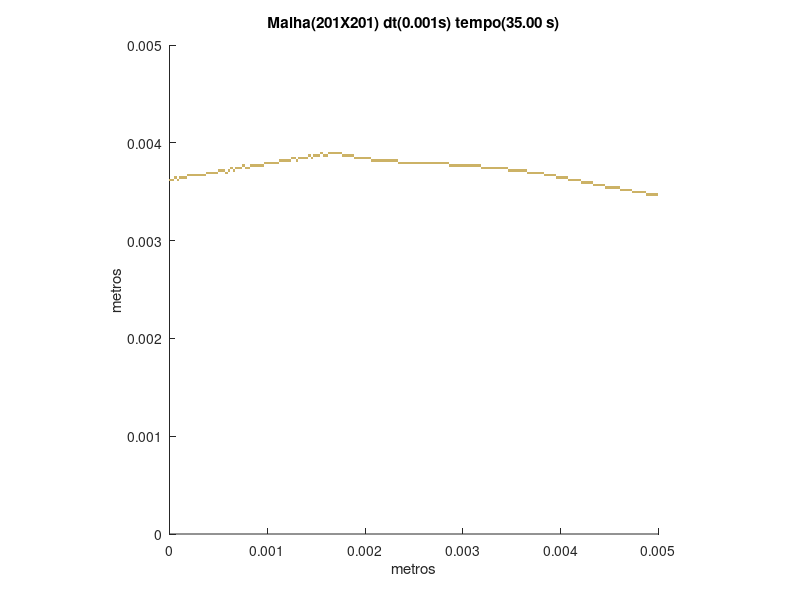

Source code (MATLAB):
set (gca,'PlotBoxAspectRatio',[1 1 1],'Xlim',[0,0.005],'Ylim',[0,0.005])
hold on
title('Malha(201X201) dt(0.001s) tempo(35.00 s)')
hold on
ylabel('metros')
hold on
xlabel('metros')
hold on

fill([0.00487562189054726 0.00487562189054726 0.00490049751243781 0.00490049751243781],[0.00345771144278607 0.00348258706467662 0.00348258706467662 0.00345771144278607],[0.8,0.7,0.4],'LineStyle','none')

fill([0.00490049751243781 0.00490049751243781 0.00492537313432836 0.00492537313432836],[0.00345771144278607 0.00348258706467662 0.00348258706467662 0.00345771144278607],[0.8,0.7,0.4],'LineStyle','none')

fill([0.00492537313432836 0.00492537313432836 0.00495024875621891 0.00495024875621891],[0.00345771144278607 0.00348258706467662 0.00348258706467662 0.00345771144278607],[0.8,0.7,0.4],'LineStyle','none')

fill([0.00495024875621891 0.00495024875621891 0.00497512437810945 0.00497512437810945],[0.00345771144278607 0.00348258706467662 0.00348258706467662 0.00345771144278607],[0.8,0.7,0.4],'LineStyle','none')

fill([0.00497512437810945 0.00497512437810945 0.005 0.005],[0.00345771144278607 0.00348258706467662 0.00348258706467662 0.00345771144278607],[0.8,0.7,0.4],'LineStyle','none')

fill([0.00472636815920398 0.00472636815920398 0.00475124378109453 0.00475124378109453],[0.00348258706467662 0.00350746268656716 0.00350746268656716 0.00348258706467662],[0.8,0.7,0.4],'LineStyle','none')

fill([0.00475124378109453 0.00475124378109453 0.00477611940298507 0.00477611940298507],[0.00348258706467662 0.00350746268656716 0.00350746268656716 0.00348258706467662],[0.8,0.7,0.4],'LineStyle','none')

fill([0.00477611940298507 0.00477611940298507 0.00480099502487562 0.00480099502487562],[0.00348258706467662 0.00350746268656716 0.00350746268656716 0.00348258706467662],[0.8,0.7,0.4],'LineStyle','none')

fill([0.00480099502487562 0.00480099502487562 0.00482587064676617 0.00482587064676617],[0.00348258706467662 0.00350746268656716 0.00350746268656716 0.00348258706467662],[0.8,0.7,0.4],'LineStyle','none')

fill([0.00482587064676617 0.00482587064676617 0.00485074626865672 0.00485074626865672],[0.00348258706467662 0.00350746268656716 0.00350746268656716 0.00348258706467662],[0.8,0.7,0.4],'LineStyle','none')

fill([0.00485074626865672 0.00485074626865672 0.00487562189054726 0.00487562189054726],[0.00348258706467662 0.00350746268656716 0.00350746268656716 0.00348258706467662],[0.8,0.7,0.4],'LineStyle','none')

fill([0.00460199004975124 0.00460199004975124 0.00462686567164179 0.00462686567164179],[0.00350746268656716 0.00353233830845771 0.00353233830845771 0.00350746268656716],[0.8,0.7,0.4],'LineStyle','none')

fill([0.00462686567164179 0.00462686567164179 0.00465174129353234 0.00465174129353234],[0.00350746268656716 0.00353233830845771 0.00353233830845771 0.00350746268656716],[0.8,0.7,0.4],'LineStyle','none')

fill([0.00465174129353234 0.00465174129353234 0.00467661691542289 0.00467661691542289],[0.00350746268656716 0.00353233830845771 0.00353233830845771 0.00350746268656716],[0.8,0.7,0.4],'LineStyle','none')

fill([0.00467661691542289 0.00467661691542289 0.00470149253731343 0.00470149253731343],[0.00350746268656716 0.00353233830845771 0.00353233830845771 0.00350746268656716],[0.8,0.7,0.4],'LineStyle','none')

fill([0.00470149253731343 0.00470149253731343 0.00472636815920398 0.00472636815920398],[0.00350746268656716 0.00353233830845771 0.00353233830845771 0.00350746268656716],[0.8,0.7,0.4],'LineStyle','none')

fill([0.00445273631840796 0.00445273631840796 0.00447761194029851 0.00447761194029851],[0.00353233830845771 0.00355721393034826 0.00355721393034826 0.00353233830845771],[0.8,0.7,0.4],'LineStyle','none')

fill([0.00447761194029851 0.00447761194029851 0.00450248756218905 0.00450248756218905],[0.00353233830845771 0.00355721393034826 0.00355721393034826 0.00353233830845771],[0.8,0.7,0.4],'LineStyle','none')

fill([0.00450248756218905 0.00450248756218905 0.0045273631840796 0.0045273631840796],[0.00353233830845771 0.00355721393034826 0.00355721393034826 0.00353233830845771],[0.8,0.7,0.4],'LineStyle','none')

fill([0.0045273631840796 0.0045273631840796 0.00455223880597015 0.00455223880597015],[0.00353233830845771 0.00355721393034826 0.00355721393034826 0.00353233830845771],[0.8,0.7,0.4],'LineStyle','none')

fill([0.00455223880597015 0.00455223880597015 0.0045771144278607 0.0045771144278607],[0.00353233830845771 0.00355721393034826 0.00355721393034826 0.00353233830845771],[0.8,0.7,0.4],'LineStyle','none')

fill([0.0045771144278607 0.0045771144278607 0.00460199004975124 0.00460199004975124],[0.00353233830845771 0.00355721393034826 0.00355721393034826 0.00353233830845771],[0.8,0.7,0.4],'LineStyle','none')

fill([0.00432835820895522 0.00432835820895522 0.00435323383084577 0.00435323383084577],[0.00355721393034826 0.00358208955223881 0.00358208955223881 0.00355721393034826],[0.8,0.7,0.4],'LineStyle','none')

fill([0.00435323383084577 0.00435323383084577 0.00437810945273632 0.00437810945273632],[0.00355721393034826 0.00358208955223881 0.00358208955223881 0.00355721393034826],[0.8,0.7,0.4],'LineStyle','none')

fill([0.00437810945273632 0.00437810945273632 0.00440298507462687 0.00440298507462687],[0.00355721393034826 0.00358208955223881 0.00358208955223881 0.00355721393034826],[0.8,0.7,0.4],'LineStyle','none')

fill([0.00440298507462687 0.00440298507462687 0.00442786069651741 0.00442786069651741],[0.00355721393034826 0.00358208955223881 0.00358208955223881 0.00355721393034826],[0.8,0.7,0.4],'LineStyle','none')

fill([0.00442786069651741 0.00442786069651741 0.00445273631840796 0.00445273631840796],[0.00355721393034826 0.00358208955223881 0.00358208955223881 0.00355721393034826],[0.8,0.7,0.4],'LineStyle','none')

fill([0.00420398009950249 0.00420398009950249 0.00422885572139303 0.00422885572139303],[0.00358208955223881 0.00360696517412935 0.00360696517412935 0.00358208955223881],[0.8,0.7,0.4],'LineStyle','none')

fill([0.00422885572139303 0.00422885572139303 0.00425373134328358 0.00425373134328358],[0.00358208955223881 0.00360696517412935 0.00360696517412935 0.00358208955223881],[0.8,0.7,0.4],'LineStyle','none')

fill([0.00425373134328358 0.00425373134328358 0.00427860696517413 0.00427860696517413],[0.00358208955223881 0.00360696517412935 0.00360696517412935 0.00358208955223881],[0.8,0.7,0.4],'LineStyle','none')

fill([0.00427860696517413 0.00427860696517413 0.00430348258706468 0.00430348258706468],[0.00358208955223881 0.00360696517412935 0.00360696517412935 0.00358208955223881],[0.8,0.7,0.4],'LineStyle','none')

fill([0.00430348258706468 0.00430348258706468 0.00432835820895522 0.00432835820895522],[0.00358208955223881 0.00360696517412935 0.00360696517412935 0.00358208955223881],[0.8,0.7,0.4],'LineStyle','none')

fill([0 0 2.48756218905473E-05 2.48756218905473E-05],[0.00360696517412935 0.0036318407960199 0.0036318407960199 0.00360696517412935],[0.8,0.7,0.4],'LineStyle','none')

fill([2.48756218905473E-05 2.48756218905473E-05 4.97512437810945E-05 4.97512437810945E-05],[0.00360696517412935 0.0036318407960199 0.0036318407960199 0.00360696517412935],[0.8,0.7,0.4],'LineStyle','none')

fill([7.46268656716418E-05 7.46268656716418E-05 9.95024875621891E-05 9.95024875621891E-05],[0.00360696517412935 0.0036318407960199 0.0036318407960199 0.00360696517412935],[0.8,0.7,0.4],'LineStyle','none')

fill([0.00407960199004975 0.00407960199004975 0.0041044776119403 0.0041044776119403],[0.00360696517412935 0.0036318407960199 0.0036318407960199 0.00360696517412935],[0.8,0.7,0.4],'LineStyle','none')

fill([0.0041044776119403 0.0041044776119403 0.00412935323383085 0.00412935323383085],[0.00360696517412935 0.0036318407960199 0.0036318407960199 0.00360696517412935],[0.8,0.7,0.4],'LineStyle','none')

fill([0.00412935323383085 0.00412935323383085 0.00415422885572139 0.00415422885572139],[0.00360696517412935 0.0036318407960199 0.0036318407960199 0.00360696517412935],[0.8,0.7,0.4],'LineStyle','none')

fill([0.00415422885572139 0.00415422885572139 0.00417910447761194 0.00417910447761194],[0.00360696517412935 0.0036318407960199 0.0036318407960199 0.00360696517412935],[0.8,0.7,0.4],'LineStyle','none')

fill([0.00417910447761194 0.00417910447761194 0.00420398009950249 0.00420398009950249],[0.00360696517412935 0.0036318407960199 0.0036318407960199 0.00360696517412935],[0.8,0.7,0.4],'LineStyle','none')

fill([4.97512437810945E-05 4.97512437810945E-05 7.46268656716418E-05 7.46268656716418E-05],[0.0036318407960199 0.00365671641791045 0.00365671641791045 0.0036318407960199],[0.8,0.7,0.4],'LineStyle','none')

fill([9.95024875621891E-05 9.95024875621891E-05 0.000124378109452736 0.000124378109452736],[0.0036318407960199 0.00365671641791045 0.00365671641791045 0.0036318407960199],[0.8,0.7,0.4],'LineStyle','none')

fill([0.000124378109452736 0.000124378109452736 0.000149253731343284 0.000149253731343284],[0.0036318407960199 0.00365671641791045 0.00365671641791045 0.0036318407960199],[0.8,0.7,0.4],'LineStyle','none')

fill([0.000149253731343284 0.000149253731343284 0.000174129353233831 0.000174129353233831],[0.0036318407960199 0.00365671641791045 0.00365671641791045 0.0036318407960199],[0.8,0.7,0.4],'LineStyle','none')

fill([0.00395522388059701 0.00395522388059701 0.00398009950248756 0.00398009950248756],[0.0036318407960199 0.00365671641791045 0.00365671641791045 0.0036318407960199],[0.8,0.7,0.4],'LineStyle','none')

fill([0.00398009950248756 0.00398009950248756 0.00400497512437811 0.00400497512437811],[0.0036318407960199 0.00365671641791045 0.00365671641791045 0.0036318407960199],[0.8,0.7,0.4],'LineStyle','none')

fill([0.00400497512437811 0.00400497512437811 0.00402985074626866 0.00402985074626866],[0.0036318407960199 0.00365671641791045 0.00365671641791045 0.0036318407960199],[0.8,0.7,0.4],'LineStyle','none')

fill([0.00402985074626866 0.00402985074626866 0.0040547263681592 0.0040547263681592],[0.0036318407960199 0.00365671641791045 0.00365671641791045 0.0036318407960199],[0.8,0.7,0.4],'LineStyle','none')

fill([0.0040547263681592 0.0040547263681592 0.00407960199004975 0.00407960199004975],[0.0036318407960199 0.00365671641791045 0.00365671641791045 0.0036318407960199],[0.8,0.7,0.4],'LineStyle','none')

fill([0.000174129353233831 0.000174129353233831 0.000199004975124378 0.000199004975124378],[0.00365671641791045 0.003681592039801 0.003681592039801 0.00365671641791045],[0.8,0.7,0.4],'LineStyle','none')

fill([0.000199004975124378 0.000199004975124378 0.000223880597014925 0.000223880597014925],[0.00365671641791045 0.003681592039801 0.003681592039801 0.00365671641791045],[0.8,0.7,0.4],'LineStyle','none')

fill([0.000223880597014925 0.000223880597014925 0.000248756218905473 0.000248756218905473],[0.00365671641791045 0.003681592039801 0.003681592039801 0.00365671641791045],[0.8,0.7,0.4],'LineStyle','none')

fill([0.000248756218905473 0.000248756218905473 0.00027363184079602 0.00027363184079602],[0.00365671641791045 0.003681592039801 0.003681592039801 0.00365671641791045],[0.8,0.7,0.4],'LineStyle','none')

fill([0.00027363184079602 0.00027363184079602 0.000298507462686567 0.000298507462686567],[0.00365671641791045 0.003681592039801 0.003681592039801 0.00365671641791045],[0.8,0.7,0.4],'LineStyle','none')

fill([0.000298507462686567 0.000298507462686567 0.000323383084577114 0.000323383084577114],[0.00365671641791045 0.003681592039801 0.003681592039801 0.00365671641791045],[0.8,0.7,0.4],'LineStyle','none')

fill([0.000323383084577114 0.000323383084577114 0.000348258706467662 0.000348258706467662],[0.00365671641791045 0.003681592039801 0.003681592039801 0.00365671641791045],[0.8,0.7,0.4],'LineStyle','none')

fill([0.000348258706467662 0.000348258706467662 0.000373134328358209 0.000373134328358209],[0.00365671641791045 0.003681592039801 0.003681592039801 0.00365671641791045],[0.8,0.7,0.4],'LineStyle','none')

fill([0.00383084577114428 0.00383084577114428 0.00385572139303483 0.00385572139303483],[0.00365671641791045 0.003681592039801 0.003681592039801 0.00365671641791045],[0.8,0.7,0.4],'LineStyle','none')

fill([0.00385572139303483 0.00385572139303483 0.00388059701492537 0.00388059701492537],[0.00365671641791045 0.003681592039801 0.003681592039801 0.00365671641791045],[0.8,0.7,0.4],'LineStyle','none')

fill([0.00388059701492537 0.00388059701492537 0.00390547263681592 0.00390547263681592],[0.00365671641791045 0.003681592039801 0.003681592039801 0.00365671641791045],[0.8,0.7,0.4],'LineStyle','none')

fill([0.00390547263681592 0.00390547263681592 0.00393034825870647 0.00393034825870647],[0.00365671641791045 0.003681592039801 0.003681592039801 0.00365671641791045],[0.8,0.7,0.4],'LineStyle','none')

fill([0.00393034825870647 0.00393034825870647 0.00395522388059701 0.00395522388059701],[0.00365671641791045 0.003681592039801 0.003681592039801 0.00365671641791045],[0.8,0.7,0.4],'LineStyle','none')

fill([0.000373134328358209 0.000373134328358209 0.000398009950248756 0.000398009950248756],[0.003681592039801 0.00370646766169154 0.00370646766169154 0.003681592039801],[0.8,0.7,0.4],'LineStyle','none')

fill([0.000398009950248756 0.000398009950248756 0.000422885572139303 0.000422885572139303],[0.003681592039801 0.00370646766169154 0.00370646766169154 0.003681592039801],[0.8,0.7,0.4],'LineStyle','none')

fill([0.000422885572139303 0.000422885572139303 0.000447761194029851 0.000447761194029851],[0.003681592039801 0.00370646766169154 0.00370646766169154 0.003681592039801],[0.8,0.7,0.4],'LineStyle','none')

fill([0.000447761194029851 0.000447761194029851 0.000472636815920398 0.000472636815920398],[0.003681592039801 0.00370646766169154 0.00370646766169154 0.003681592039801],[0.8,0.7,0.4],'LineStyle','none')

fill([0.000472636815920398 0.000472636815920398 0.000497512437810945 0.000497512437810945],[0.003681592039801 0.00370646766169154 0.00370646766169154 0.003681592039801],[0.8,0.7,0.4],'LineStyle','none')

fill([0.000572139303482587 0.000572139303482587 0.000597014925373134 0.000597014925373134],[0.003681592039801 0.00370646766169154 0.00370646766169154 0.003681592039801],[0.8,0.7,0.4],'LineStyle','none')

fill([0.00365671641791045 0.00365671641791045 0.003681592039801 0.003681592039801],[0.003681592039801 0.00370646766169154 0.00370646766169154 0.003681592039801],[0.8,0.7,0.4],'LineStyle','none')

fill([0.003681592039801 0.003681592039801 0.00370646766169154 0.00370646766169154],[0.003681592039801 0.00370646766169154 0.00370646766169154 0.003681592039801],[0.8,0.7,0.4],'LineStyle','none')

fill([0.00370646766169154 0.00370646766169154 0.00373134328358209 0.00373134328358209],[0.003681592039801 0.00370646766169154 0.00370646766169154 0.003681592039801],[0.8,0.7,0.4],'LineStyle','none')

fill([0.00373134328358209 0.00373134328358209 0.00375621890547264 0.00375621890547264],[0.003681592039801 0.00370646766169154 0.00370646766169154 0.003681592039801],[0.8,0.7,0.4],'LineStyle','none')

fill([0.00375621890547264 0.00375621890547264 0.00378109452736318 0.00378109452736318],[0.003681592039801 0.00370646766169154 0.00370646766169154 0.003681592039801],[0.8,0.7,0.4],'LineStyle','none')

fill([0.00378109452736318 0.00378109452736318 0.00380597014925373 0.00380597014925373],[0.003681592039801 0.00370646766169154 0.00370646766169154 0.003681592039801],[0.8,0.7,0.4],'LineStyle','none')

fill([0.00380597014925373 0.00380597014925373 0.00383084577114428 0.00383084577114428],[0.003681592039801 0.00370646766169154 0.00370646766169154 0.003681592039801],[0.8,0.7,0.4],'LineStyle','none')

fill([0.000497512437810945 0.000497512437810945 0.000522388059701492 0.000522388059701492],[0.00370646766169154 0.00373134328358209 0.00373134328358209 0.00370646766169154],[0.8,0.7,0.4],'LineStyle','none')

fill([0.000522388059701492 0.000522388059701492 0.00054726368159204 0.00054726368159204],[0.00370646766169154 0.00373134328358209 0.00373134328358209 0.00370646766169154],[0.8,0.7,0.4],'LineStyle','none')

fill([0.00054726368159204 0.00054726368159204 0.000572139303482587 0.000572139303482587],[0.00370646766169154 0.00373134328358209 0.00373134328358209 0.00370646766169154],[0.8,0.7,0.4],'LineStyle','none')

fill([0.000597014925373134 0.000597014925373134 0.000621890547263682 0.000621890547263682],[0.00370646766169154 0.00373134328358209 0.00373134328358209 0.00370646766169154],[0.8,0.7,0.4],'LineStyle','none')

fill([0.000646766169154229 0.000646766169154229 0.000671641791044776 0.000671641791044776],[0.00370646766169154 0.00373134328358209 0.00373134328358209 0.00370646766169154],[0.8,0.7,0.4],'LineStyle','none')

fill([0.00345771144278607 0.00345771144278607 0.00348258706467662 0.00348258706467662],[0.00370646766169154 0.00373134328358209 0.00373134328358209 0.00370646766169154],[0.8,0.7,0.4],'LineStyle','none')

fill([0.00348258706467662 0.00348258706467662 0.00350746268656716 0.00350746268656716],[0.00370646766169154 0.00373134328358209 0.00373134328358209 0.00370646766169154],[0.8,0.7,0.4],'LineStyle','none')

fill([0.00350746268656716 0.00350746268656716 0.00353233830845771 0.00353233830845771],[0.00370646766169154 0.00373134328358209 0.00373134328358209 0.00370646766169154],[0.8,0.7,0.4],'LineStyle','none')

fill([0.00353233830845771 0.00353233830845771 0.00355721393034826 0.00355721393034826],[0.00370646766169154 0.00373134328358209 0.00373134328358209 0.00370646766169154],[0.8,0.7,0.4],'LineStyle','none')

fill([0.00355721393034826 0.00355721393034826 0.00358208955223881 0.00358208955223881],[0.00370646766169154 0.00373134328358209 0.00373134328358209 0.00370646766169154],[0.8,0.7,0.4],'LineStyle','none')

fill([0.00358208955223881 0.00358208955223881 0.00360696517412935 0.00360696517412935],[0.00370646766169154 0.00373134328358209 0.00373134328358209 0.00370646766169154],[0.8,0.7,0.4],'LineStyle','none')

fill([0.00360696517412935 0.00360696517412935 0.0036318407960199 0.0036318407960199],[0.00370646766169154 0.00373134328358209 0.00373134328358209 0.00370646766169154],[0.8,0.7,0.4],'LineStyle','none')

fill([0.0036318407960199 0.0036318407960199 0.00365671641791045 0.00365671641791045],[0.00370646766169154 0.00373134328358209 0.00373134328358209 0.00370646766169154],[0.8,0.7,0.4],'LineStyle','none')

fill([0.000621890547263682 0.000621890547263682 0.000646766169154229 0.000646766169154229],[0.00373134328358209 0.00375621890547264 0.00375621890547264 0.00373134328358209],[0.8,0.7,0.4],'LineStyle','none')

fill([0.000671641791044776 0.000671641791044776 0.000696517412935323 0.000696517412935323],[0.00373134328358209 0.00375621890547264 0.00375621890547264 0.00373134328358209],[0.8,0.7,0.4],'LineStyle','none')

fill([0.000696517412935323 0.000696517412935323 0.000721393034825871 0.000721393034825871],[0.00373134328358209 0.00375621890547264 0.00375621890547264 0.00373134328358209],[0.8,0.7,0.4],'LineStyle','none')

fill([0.000721393034825871 0.000721393034825871 0.000746268656716418 0.000746268656716418],[0.00373134328358209 0.00375621890547264 0.00375621890547264 0.00373134328358209],[0.8,0.7,0.4],'LineStyle','none')

fill([0.000771144278606965 0.000771144278606965 0.000796019900497512 0.000796019900497512],[0.00373134328358209 0.00375621890547264 0.00375621890547264 0.00373134328358209],[0.8,0.7,0.4],'LineStyle','none')

fill([0.000796019900497512 0.000796019900497512 0.00082089552238806 0.00082089552238806],[0.00373134328358209 0.00375621890547264 0.00375621890547264 0.00373134328358209],[0.8,0.7,0.4],'LineStyle','none')

fill([0.00318407960199005 0.00318407960199005 0.0032089552238806 0.0032089552238806],[0.00373134328358209 0.00375621890547264 0.00375621890547264 0.00373134328358209],[0.8,0.7,0.4],'LineStyle','none')

fill([0.0032089552238806 0.0032089552238806 0.00323383084577114 0.00323383084577114],[0.00373134328358209 0.00375621890547264 0.00375621890547264 0.00373134328358209],[0.8,0.7,0.4],'LineStyle','none')

fill([0.00323383084577114 0.00323383084577114 0.00325870646766169 0.00325870646766169],[0.00373134328358209 0.00375621890547264 0.00375621890547264 0.00373134328358209],[0.8,0.7,0.4],'LineStyle','none')

fill([0.00325870646766169 0.00325870646766169 0.00328358208955224 0.00328358208955224],[0.00373134328358209 0.00375621890547264 0.00375621890547264 0.00373134328358209],[0.8,0.7,0.4],'LineStyle','none')

fill([0.00328358208955224 0.00328358208955224 0.00330845771144279 0.00330845771144279],[0.00373134328358209 0.00375621890547264 0.00375621890547264 0.00373134328358209],[0.8,0.7,0.4],'LineStyle','none')

fill([0.00330845771144279 0.00330845771144279 0.00333333333333333 0.00333333333333333],[0.00373134328358209 0.00375621890547264 0.00375621890547264 0.00373134328358209],[0.8,0.7,0.4],'LineStyle','none')

fill([0.00333333333333333 0.00333333333333333 0.00335820895522388 0.00335820895522388],[0.00373134328358209 0.00375621890547264 0.00375621890547264 0.00373134328358209],[0.8,0.7,0.4],'LineStyle','none')

fill([0.00335820895522388 0.00335820895522388 0.00338308457711443 0.00338308457711443],[0.00373134328358209 0.00375621890547264 0.00375621890547264 0.00373134328358209],[0.8,0.7,0.4],'LineStyle','none')

fill([0.00338308457711443 0.00338308457711443 0.00340796019900498 0.00340796019900498],[0.00373134328358209 0.00375621890547264 0.00375621890547264 0.00373134328358209],[0.8,0.7,0.4],'LineStyle','none')

fill([0.00340796019900498 0.00340796019900498 0.00343283582089552 0.00343283582089552],[0.00373134328358209 0.00375621890547264 0.00375621890547264 0.00373134328358209],[0.8,0.7,0.4],'LineStyle','none')

fill([0.00343283582089552 0.00343283582089552 0.00345771144278607 0.00345771144278607],[0.00373134328358209 0.00375621890547264 0.00375621890547264 0.00373134328358209],[0.8,0.7,0.4],'LineStyle','none')

fill([0.000746268656716418 0.000746268656716418 0.000771144278606965 0.000771144278606965],[0.00375621890547264 0.00378109452736318 0.00378109452736318 0.00375621890547264],[0.8,0.7,0.4],'LineStyle','none')

fill([0.00082089552238806 0.00082089552238806 0.000845771144278607 0.000845771144278607],[0.00375621890547264 0.00378109452736318 0.00378109452736318 0.00375621890547264],[0.8,0.7,0.4],'LineStyle','none')

fill([0.000845771144278607 0.000845771144278607 0.000870646766169154 0.000870646766169154],[0.00375621890547264 0.00378109452736318 0.00378109452736318 0.00375621890547264],[0.8,0.7,0.4],'LineStyle','none')

fill([0.000870646766169154 0.000870646766169154 0.000895522388059702 0.000895522388059702],[0.00375621890547264 0.00378109452736318 0.00378109452736318 0.00375621890547264],[0.8,0.7,0.4],'LineStyle','none')

fill([0.000895522388059702 0.000895522388059702 0.000920398009950249 0.000920398009950249],[0.00375621890547264 0.00378109452736318 0.00378109452736318 0.00375621890547264],[0.8,0.7,0.4],'LineStyle','none')

fill([0.000920398009950249 0.000920398009950249 0.000945273631840796 0.000945273631840796],[0.00375621890547264 0.00378109452736318 0.00378109452736318 0.00375621890547264],[0.8,0.7,0.4],'LineStyle','none')

fill([0.000945273631840796 0.000945273631840796 0.000970149253731343 0.000970149253731343],[0.00375621890547264 0.00378109452736318 0.00378109452736318 0.00375621890547264],[0.8,0.7,0.4],'LineStyle','none')

fill([0.00286069651741294 0.00286069651741294 0.00288557213930348 0.00288557213930348],[0.00375621890547264 0.00378109452736318 0.00378109452736318 0.00375621890547264],[0.8,0.7,0.4],'LineStyle','none')

fill([0.00288557213930348 0.00288557213930348 0.00291044776119403 0.00291044776119403],[0.00375621890547264 0.00378109452736318 0.00378109452736318 0.00375621890547264],[0.8,0.7,0.4],'LineStyle','none')

fill([0.00291044776119403 0.00291044776119403 0.00293532338308458 0.00293532338308458],[0.00375621890547264 0.00378109452736318 0.00378109452736318 0.00375621890547264],[0.8,0.7,0.4],'LineStyle','none')

fill([0.00293532338308458 0.00293532338308458 0.00296019900497512 0.00296019900497512],[0.00375621890547264 0.00378109452736318 0.00378109452736318 0.00375621890547264],[0.8,0.7,0.4],'LineStyle','none')

fill([0.00296019900497512 0.00296019900497512 0.00298507462686567 0.00298507462686567],[0.00375621890547264 0.00378109452736318 0.00378109452736318 0.00375621890547264],[0.8,0.7,0.4],'LineStyle','none')

fill([0.00298507462686567 0.00298507462686567 0.00300995024875622 0.00300995024875622],[0.00375621890547264 0.00378109452736318 0.00378109452736318 0.00375621890547264],[0.8,0.7,0.4],'LineStyle','none')

fill([0.00300995024875622 0.00300995024875622 0.00303482587064677 0.00303482587064677],[0.00375621890547264 0.00378109452736318 0.00378109452736318 0.00375621890547264],[0.8,0.7,0.4],'LineStyle','none')

fill([0.00303482587064677 0.00303482587064677 0.00305970149253731 0.00305970149253731],[0.00375621890547264 0.00378109452736318 0.00378109452736318 0.00375621890547264],[0.8,0.7,0.4],'LineStyle','none')

fill([0.00305970149253731 0.00305970149253731 0.00308457711442786 0.00308457711442786],[0.00375621890547264 0.00378109452736318 0.00378109452736318 0.00375621890547264],[0.8,0.7,0.4],'LineStyle','none')

fill([0.00308457711442786 0.00308457711442786 0.00310945273631841 0.00310945273631841],[0.00375621890547264 0.00378109452736318 0.00378109452736318 0.00375621890547264],[0.8,0.7,0.4],'LineStyle','none')

fill([0.00310945273631841 0.00310945273631841 0.00313432835820896 0.00313432835820896],[0.00375621890547264 0.00378109452736318 0.00378109452736318 0.00375621890547264],[0.8,0.7,0.4],'LineStyle','none')

fill([0.00313432835820896 0.00313432835820896 0.0031592039800995 0.0031592039800995],[0.00375621890547264 0.00378109452736318 0.00378109452736318 0.00375621890547264],[0.8,0.7,0.4],'LineStyle','none')

fill([0.0031592039800995 0.0031592039800995 0.00318407960199005 0.00318407960199005],[0.00375621890547264 0.00378109452736318 0.00378109452736318 0.00375621890547264],[0.8,0.7,0.4],'LineStyle','none')

fill([0.000970149253731343 0.000970149253731343 0.00099502487562189 0.00099502487562189],[0.00378109452736318 0.00380597014925373 0.00380597014925373 0.00378109452736318],[0.8,0.7,0.4],'LineStyle','none')

fill([0.00099502487562189 0.00099502487562189 0.00101990049751244 0.00101990049751244],[0.00378109452736318 0.00380597014925373 0.00380597014925373 0.00378109452736318],[0.8,0.7,0.4],'LineStyle','none')

fill([0.00101990049751244 0.00101990049751244 0.00104477611940298 0.00104477611940298],[0.00378109452736318 0.00380597014925373 0.00380597014925373 0.00378109452736318],[0.8,0.7,0.4],'LineStyle','none')

fill([0.00104477611940298 0.00104477611940298 0.00106965174129353 0.00106965174129353],[0.00378109452736318 0.00380597014925373 0.00380597014925373 0.00378109452736318],[0.8,0.7,0.4],'LineStyle','none')

fill([0.00106965174129353 0.00106965174129353 0.00109452736318408 0.00109452736318408],[0.00378109452736318 0.00380597014925373 0.00380597014925373 0.00378109452736318],[0.8,0.7,0.4],'LineStyle','none')

fill([0.00109452736318408 0.00109452736318408 0.00111940298507463 0.00111940298507463],[0.00378109452736318 0.00380597014925373 0.00380597014925373 0.00378109452736318],[0.8,0.7,0.4],'LineStyle','none')

fill([0.00233830845771144 0.00233830845771144 0.00236318407960199 0.00236318407960199],[0.00378109452736318 0.00380597014925373 0.00380597014925373 0.00378109452736318],[0.8,0.7,0.4],'LineStyle','none')

fill([0.00236318407960199 0.00236318407960199 0.00238805970149254 0.00238805970149254],[0.00378109452736318 0.00380597014925373 0.00380597014925373 0.00378109452736318],[0.8,0.7,0.4],'LineStyle','none')

fill([0.00238805970149254 0.00238805970149254 0.00241293532338308 0.00241293532338308],[0.00378109452736318 0.00380597014925373 0.00380597014925373 0.00378109452736318],[0.8,0.7,0.4],'LineStyle','none')

fill([0.00241293532338308 0.00241293532338308 0.00243781094527363 0.00243781094527363],[0.00378109452736318 0.00380597014925373 0.00380597014925373 0.00378109452736318],[0.8,0.7,0.4],'LineStyle','none')

fill([0.00243781094527363 0.00243781094527363 0.00246268656716418 0.00246268656716418],[0.00378109452736318 0.00380597014925373 0.00380597014925373 0.00378109452736318],[0.8,0.7,0.4],'LineStyle','none')

fill([0.00246268656716418 0.00246268656716418 0.00248756218905473 0.00248756218905473],[0.00378109452736318 0.00380597014925373 0.00380597014925373 0.00378109452736318],[0.8,0.7,0.4],'LineStyle','none')

fill([0.00248756218905473 0.00248756218905473 0.00251243781094527 0.00251243781094527],[0.00378109452736318 0.00380597014925373 0.00380597014925373 0.00378109452736318],[0.8,0.7,0.4],'LineStyle','none')

fill([0.00251243781094527 0.00251243781094527 0.00253731343283582 0.00253731343283582],[0.00378109452736318 0.00380597014925373 0.00380597014925373 0.00378109452736318],[0.8,0.7,0.4],'LineStyle','none')

fill([0.00253731343283582 0.00253731343283582 0.00256218905472637 0.00256218905472637],[0.00378109452736318 0.00380597014925373 0.00380597014925373 0.00378109452736318],[0.8,0.7,0.4],'LineStyle','none')

fill([0.00256218905472637 0.00256218905472637 0.00258706467661692 0.00258706467661692],[0.00378109452736318 0.00380597014925373 0.00380597014925373 0.00378109452736318],[0.8,0.7,0.4],'LineStyle','none')

fill([0.00258706467661692 0.00258706467661692 0.00261194029850746 0.00261194029850746],[0.00378109452736318 0.00380597014925373 0.00380597014925373 0.00378109452736318],[0.8,0.7,0.4],'LineStyle','none')

fill([0.00261194029850746 0.00261194029850746 0.00263681592039801 0.00263681592039801],[0.00378109452736318 0.00380597014925373 0.00380597014925373 0.00378109452736318],[0.8,0.7,0.4],'LineStyle','none')

fill([0.00263681592039801 0.00263681592039801 0.00266169154228856 0.00266169154228856],[0.00378109452736318 0.00380597014925373 0.00380597014925373 0.00378109452736318],[0.8,0.7,0.4],'LineStyle','none')

fill([0.00266169154228856 0.00266169154228856 0.0026865671641791 0.0026865671641791],[0.00378109452736318 0.00380597014925373 0.00380597014925373 0.00378109452736318],[0.8,0.7,0.4],'LineStyle','none')

fill([0.0026865671641791 0.0026865671641791 0.00271144278606965 0.00271144278606965],[0.00378109452736318 0.00380597014925373 0.00380597014925373 0.00378109452736318],[0.8,0.7,0.4],'LineStyle','none')

fill([0.00271144278606965 0.00271144278606965 0.0027363184079602 0.0027363184079602],[0.00378109452736318 0.00380597014925373 0.00380597014925373 0.00378109452736318],[0.8,0.7,0.4],'LineStyle','none')

fill([0.0027363184079602 0.0027363184079602 0.00276119402985075 0.00276119402985075],[0.00378109452736318 0.00380597014925373 0.00380597014925373 0.00378109452736318],[0.8,0.7,0.4],'LineStyle','none')

fill([0.00276119402985075 0.00276119402985075 0.00278606965174129 0.00278606965174129],[0.00378109452736318 0.00380597014925373 0.00380597014925373 0.00378109452736318],[0.8,0.7,0.4],'LineStyle','none')

fill([0.00278606965174129 0.00278606965174129 0.00281094527363184 0.00281094527363184],[0.00378109452736318 0.00380597014925373 0.00380597014925373 0.00378109452736318],[0.8,0.7,0.4],'LineStyle','none')

fill([0.00281094527363184 0.00281094527363184 0.00283582089552239 0.00283582089552239],[0.00378109452736318 0.00380597014925373 0.00380597014925373 0.00378109452736318],[0.8,0.7,0.4],'LineStyle','none')

fill([0.00283582089552239 0.00283582089552239 0.00286069651741294 0.00286069651741294],[0.00378109452736318 0.00380597014925373 0.00380597014925373 0.00378109452736318],[0.8,0.7,0.4],'LineStyle','none')

fill([0.00111940298507463 0.00111940298507463 0.00114427860696517 0.00114427860696517],[0.00380597014925373 0.00383084577114428 0.00383084577114428 0.00380597014925373],[0.8,0.7,0.4],'LineStyle','none')

fill([0.00114427860696517 0.00114427860696517 0.00116915422885572 0.00116915422885572],[0.00380597014925373 0.00383084577114428 0.00383084577114428 0.00380597014925373],[0.8,0.7,0.4],'LineStyle','none')

fill([0.00116915422885572 0.00116915422885572 0.00119402985074627 0.00119402985074627],[0.00380597014925373 0.00383084577114428 0.00383084577114428 0.00380597014925373],[0.8,0.7,0.4],'LineStyle','none')

fill([0.00119402985074627 0.00119402985074627 0.00121890547263682 0.00121890547263682],[0.00380597014925373 0.00383084577114428 0.00383084577114428 0.00380597014925373],[0.8,0.7,0.4],'LineStyle','none')

fill([0.00121890547263682 0.00121890547263682 0.00124378109452736 0.00124378109452736],[0.00380597014925373 0.00383084577114428 0.00383084577114428 0.00380597014925373],[0.8,0.7,0.4],'LineStyle','none')

fill([0.00129353233830846 0.00129353233830846 0.001318407960199 0.001318407960199],[0.00380597014925373 0.00383084577114428 0.00383084577114428 0.00380597014925373],[0.8,0.7,0.4],'LineStyle','none')

fill([0.00206467661691542 0.00206467661691542 0.00208955223880597 0.00208955223880597],[0.00380597014925373 0.00383084577114428 0.00383084577114428 0.00380597014925373],[0.8,0.7,0.4],'LineStyle','none')

fill([0.00208955223880597 0.00208955223880597 0.00211442786069652 0.00211442786069652],[0.00380597014925373 0.00383084577114428 0.00383084577114428 0.00380597014925373],[0.8,0.7,0.4],'LineStyle','none')

fill([0.00211442786069652 0.00211442786069652 0.00213930348258706 0.00213930348258706],[0.00380597014925373 0.00383084577114428 0.00383084577114428 0.00380597014925373],[0.8,0.7,0.4],'LineStyle','none')

fill([0.00213930348258706 0.00213930348258706 0.00216417910447761 0.00216417910447761],[0.00380597014925373 0.00383084577114428 0.00383084577114428 0.00380597014925373],[0.8,0.7,0.4],'LineStyle','none')

fill([0.00216417910447761 0.00216417910447761 0.00218905472636816 0.00218905472636816],[0.00380597014925373 0.00383084577114428 0.00383084577114428 0.00380597014925373],[0.8,0.7,0.4],'LineStyle','none')

fill([0.00218905472636816 0.00218905472636816 0.00221393034825871 0.00221393034825871],[0.00380597014925373 0.00383084577114428 0.00383084577114428 0.00380597014925373],[0.8,0.7,0.4],'LineStyle','none')

fill([0.00221393034825871 0.00221393034825871 0.00223880597014925 0.00223880597014925],[0.00380597014925373 0.00383084577114428 0.00383084577114428 0.00380597014925373],[0.8,0.7,0.4],'LineStyle','none')

fill([0.00223880597014925 0.00223880597014925 0.0022636815920398 0.0022636815920398],[0.00380597014925373 0.00383084577114428 0.00383084577114428 0.00380597014925373],[0.8,0.7,0.4],'LineStyle','none')

fill([0.0022636815920398 0.0022636815920398 0.00228855721393035 0.00228855721393035],[0.00380597014925373 0.00383084577114428 0.00383084577114428 0.00380597014925373],[0.8,0.7,0.4],'LineStyle','none')

fill([0.00228855721393035 0.00228855721393035 0.0023134328358209 0.0023134328358209],[0.00380597014925373 0.00383084577114428 0.00383084577114428 0.00380597014925373],[0.8,0.7,0.4],'LineStyle','none')

fill([0.0023134328358209 0.0023134328358209 0.00233830845771144 0.00233830845771144],[0.00380597014925373 0.00383084577114428 0.00383084577114428 0.00380597014925373],[0.8,0.7,0.4],'LineStyle','none')

fill([0.00124378109452736 0.00124378109452736 0.00126865671641791 0.00126865671641791],[0.00383084577114428 0.00385572139303483 0.00385572139303483 0.00383084577114428],[0.8,0.7,0.4],'LineStyle','none')

fill([0.00126865671641791 0.00126865671641791 0.00129353233830846 0.00129353233830846],[0.00383084577114428 0.00385572139303483 0.00385572139303483 0.00383084577114428],[0.8,0.7,0.4],'LineStyle','none')

fill([0.001318407960199 0.001318407960199 0.00134328358208955 0.00134328358208955],[0.00383084577114428 0.00385572139303483 0.00385572139303483 0.00383084577114428],[0.8,0.7,0.4],'LineStyle','none')

fill([0.00134328358208955 0.00134328358208955 0.0013681592039801 0.0013681592039801],[0.00383084577114428 0.00385572139303483 0.00385572139303483 0.00383084577114428],[0.8,0.7,0.4],'LineStyle','none')

fill([0.0013681592039801 0.0013681592039801 0.00139303482587065 0.00139303482587065],[0.00383084577114428 0.00385572139303483 0.00385572139303483 0.00383084577114428],[0.8,0.7,0.4],'LineStyle','none')

fill([0.00139303482587065 0.00139303482587065 0.00141791044776119 0.00141791044776119],[0.00383084577114428 0.00385572139303483 0.00385572139303483 0.00383084577114428],[0.8,0.7,0.4],'LineStyle','none')

fill([0.00144278606965174 0.00144278606965174 0.00146766169154229 0.00146766169154229],[0.00383084577114428 0.00385572139303483 0.00385572139303483 0.00383084577114428],[0.8,0.7,0.4],'LineStyle','none')

fill([0.00189054726368159 0.00189054726368159 0.00191542288557214 0.00191542288557214],[0.00383084577114428 0.00385572139303483 0.00385572139303483 0.00383084577114428],[0.8,0.7,0.4],'LineStyle','none')

fill([0.00191542288557214 0.00191542288557214 0.00194029850746269 0.00194029850746269],[0.00383084577114428 0.00385572139303483 0.00385572139303483 0.00383084577114428],[0.8,0.7,0.4],'LineStyle','none')

fill([0.00194029850746269 0.00194029850746269 0.00196517412935323 0.00196517412935323],[0.00383084577114428 0.00385572139303483 0.00385572139303483 0.00383084577114428],[0.8,0.7,0.4],'LineStyle','none')

fill([0.00196517412935323 0.00196517412935323 0.00199004975124378 0.00199004975124378],[0.00383084577114428 0.00385572139303483 0.00385572139303483 0.00383084577114428],[0.8,0.7,0.4],'LineStyle','none')

fill([0.00199004975124378 0.00199004975124378 0.00201492537313433 0.00201492537313433],[0.00383084577114428 0.00385572139303483 0.00385572139303483 0.00383084577114428],[0.8,0.7,0.4],'LineStyle','none')

fill([0.00201492537313433 0.00201492537313433 0.00203980099502488 0.00203980099502488],[0.00383084577114428 0.00385572139303483 0.00385572139303483 0.00383084577114428],[0.8,0.7,0.4],'LineStyle','none')

fill([0.00203980099502488 0.00203980099502488 0.00206467661691542 0.00206467661691542],[0.00383084577114428 0.00385572139303483 0.00385572139303483 0.00383084577114428],[0.8,0.7,0.4],'LineStyle','none')

fill([0.00141791044776119 0.00141791044776119 0.00144278606965174 0.00144278606965174],[0.00385572139303483 0.00388059701492537 0.00388059701492537 0.00385572139303483],[0.8,0.7,0.4],'LineStyle','none')

fill([0.00146766169154229 0.00146766169154229 0.00149253731343284 0.00149253731343284],[0.00385572139303483 0.00388059701492537 0.00388059701492537 0.00385572139303483],[0.8,0.7,0.4],'LineStyle','none')

fill([0.00149253731343284 0.00149253731343284 0.00151741293532338 0.00151741293532338],[0.00385572139303483 0.00388059701492537 0.00388059701492537 0.00385572139303483],[0.8,0.7,0.4],'LineStyle','none')

fill([0.00151741293532338 0.00151741293532338 0.00154228855721393 0.00154228855721393],[0.00385572139303483 0.00388059701492537 0.00388059701492537 0.00385572139303483],[0.8,0.7,0.4],'LineStyle','none')

fill([0.00156716417910448 0.00156716417910448 0.00159203980099502 0.00159203980099502],[0.00385572139303483 0.00388059701492537 0.00388059701492537 0.00385572139303483],[0.8,0.7,0.4],'LineStyle','none')

fill([0.00159203980099502 0.00159203980099502 0.00161691542288557 0.00161691542288557],[0.00385572139303483 0.00388059701492537 0.00388059701492537 0.00385572139303483],[0.8,0.7,0.4],'LineStyle','none')

fill([0.00176616915422886 0.00176616915422886 0.0017910447761194 0.0017910447761194],[0.00385572139303483 0.00388059701492537 0.00388059701492537 0.00385572139303483],[0.8,0.7,0.4],'LineStyle','none')

fill([0.0017910447761194 0.0017910447761194 0.00181592039800995 0.00181592039800995],[0.00385572139303483 0.00388059701492537 0.00388059701492537 0.00385572139303483],[0.8,0.7,0.4],'LineStyle','none')

fill([0.00181592039800995 0.00181592039800995 0.0018407960199005 0.0018407960199005],[0.00385572139303483 0.00388059701492537 0.00388059701492537 0.00385572139303483],[0.8,0.7,0.4],'LineStyle','none')

fill([0.0018407960199005 0.0018407960199005 0.00186567164179104 0.00186567164179104],[0.00385572139303483 0.00388059701492537 0.00388059701492537 0.00385572139303483],[0.8,0.7,0.4],'LineStyle','none')

fill([0.00186567164179104 0.00186567164179104 0.00189054726368159 0.00189054726368159],[0.00385572139303483 0.00388059701492537 0.00388059701492537 0.00385572139303483],[0.8,0.7,0.4],'LineStyle','none')

fill([0.00154228855721393 0.00154228855721393 0.00156716417910448 0.00156716417910448],[0.00388059701492537 0.00390547263681592 0.00390547263681592 0.00388059701492537],[0.8,0.7,0.4],'LineStyle','none')

fill([0.00161691542288557 0.00161691542288557 0.00164179104477612 0.00164179104477612],[0.00388059701492537 0.00390547263681592 0.00390547263681592 0.00388059701492537],[0.8,0.7,0.4],'LineStyle','none')

fill([0.00164179104477612 0.00164179104477612 0.00166666666666667 0.00166666666666667],[0.00388059701492537 0.00390547263681592 0.00390547263681592 0.00388059701492537],[0.8,0.7,0.4],'LineStyle','none')

fill([0.00166666666666667 0.00166666666666667 0.00169154228855721 0.00169154228855721],[0.00388059701492537 0.00390547263681592 0.00390547263681592 0.00388059701492537],[0.8,0.7,0.4],'LineStyle','none')

fill([0.00169154228855721 0.00169154228855721 0.00171641791044776 0.00171641791044776],[0.00388059701492537 0.00390547263681592 0.00390547263681592 0.00388059701492537],[0.8,0.7,0.4],'LineStyle','none')

fill([0.00171641791044776 0.00171641791044776 0.00174129353233831 0.00174129353233831],[0.00388059701492537 0.00390547263681592 0.00390547263681592 0.00388059701492537],[0.8,0.7,0.4],'LineStyle','none')

fill([0.00174129353233831 0.00174129353233831 0.00176616915422886 0.00176616915422886],[0.00388059701492537 0.00390547263681592 0.00390547263681592 0.00388059701492537],[0.8,0.7,0.4],'LineStyle','none')
